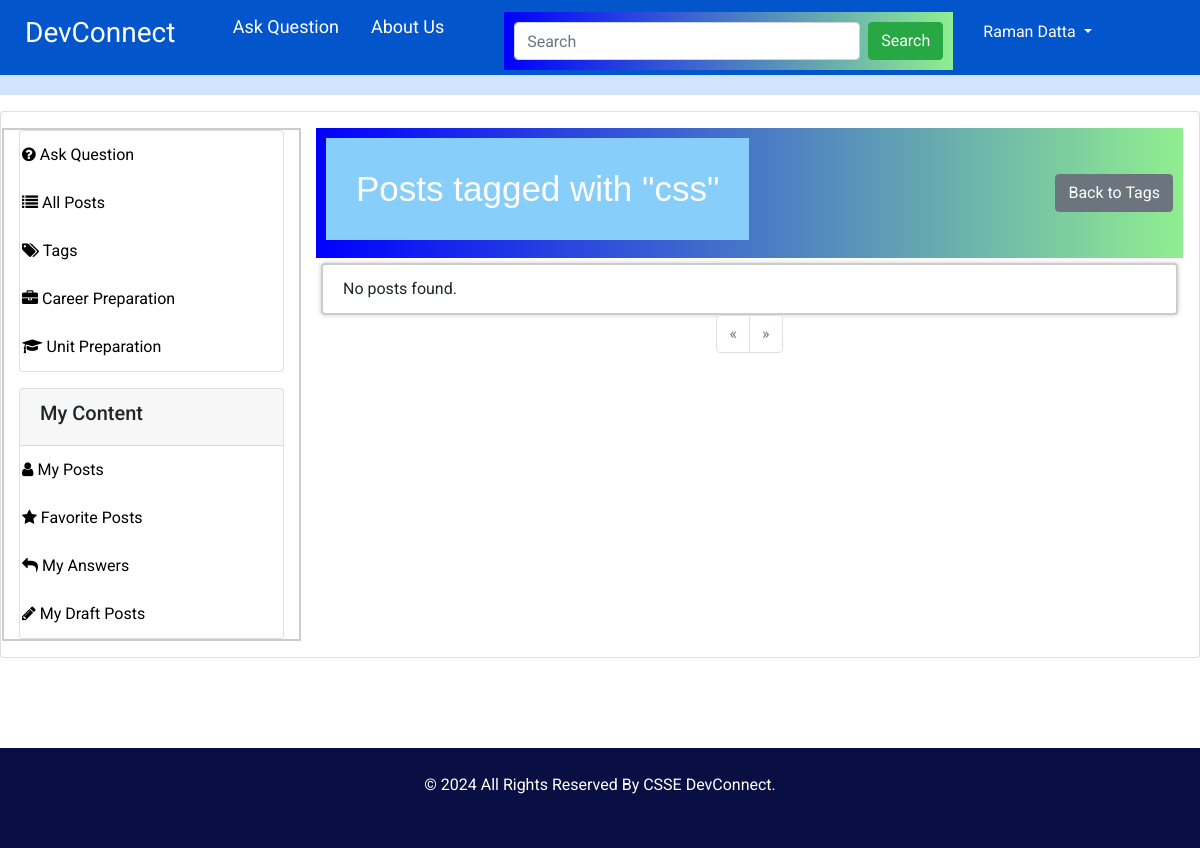
/tag/1 (signed in), run on an earlier commit of the app's database.
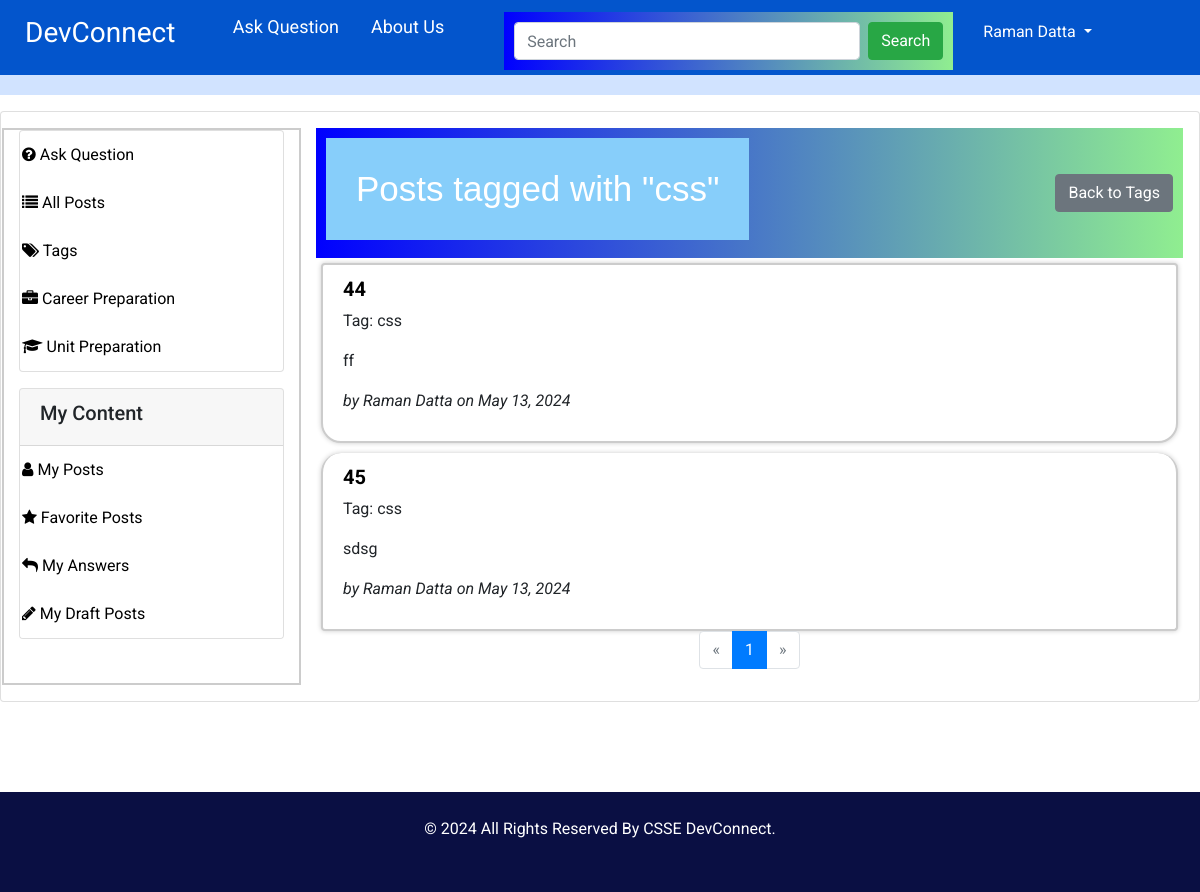
And on a later commit of the database.
### app/models/model.py (models this page shows, shortened)
class Posts(db.Model):
    __tablename__ = "posts"
    id = db.Column(db.Integer, primary_key=True)
    title = db.Column(db.String(255), nullable=False)
    content = db.Column(db.Text, nullable=False)
    author_id = db.Column(db.Integer, db.ForeignKey('users.id'))
    date_posted = db.Column(db.DateTime, default=datetime.utcnow)
    deleted = db.Column(db.Boolean, default=False)
    answered = db.Column(db.Boolean, default=False)
    tag_id = db.Column(db.Integer, db.ForeignKey('tags.id'))
    career_preparation = db.Column(db.Boolean, default=False)
    is_draft = db.Column(db.Boolean, default=False)  # New column to indicate if the post is a draft
    author = db.relationship('User', backref=db.backref('posts', lazy=True))
    tag = db.relationship('Tag', backref=db.backref('posts', lazy=True))

class Tag(db.Model):
    __tablename__ = "tags"
    id = db.Column(db.Integer, primary_key=True)
    tag = db.Column(db.String(100), nullable=False)

class User(UserMixin, db.Model):
    __tablename__ = "users"
    id = db.Column(db.Integer, primary_key=True)
    first_name = db.Column(db.String(100), nullable=False)
    last_name = db.Column(db.String(100), nullable=False)
    uwa_id = db.Column(db.String(100), unique=True, nullable=False)
    email = db.Column(db.String(100), unique=True, nullable=False)
    major = db.Column(db.String(100), nullable=False)
    password_hash = db.Column(db.String(200), nullable=False)
    user_image = db.Column(db.String(200))
    is_disabled = db.Column(db.Boolean, default=False)
    timestamp = db.Column(db.DateTime, default=datetime.utcnow)
    role = db.Column(db.String(100))
    @property
    def is_active(self):
        return not self.is_disabled

### app/controllers/main_controller.py (the view)
@main.route("/tag/<int:tag_id>")
@login_required
def posts_by_tag(tag_id):
    tag = Tag.query.get_or_404(tag_id)
    page = request.args.get('page', 1, type=int)
    posts_query = Posts.query.filter_by(tag_id=tag_id, is_draft=False).order_by(Posts.date_posted.desc())
    pagination = posts_query.paginate(page=page, per_page=10, error_out=False)
    posts = pagination.items
    return render_template("main/posts_by_tag.html", tag=tag, posts=posts, pagination=pagination)

### app/__init__.py (called while the page is built)
def create_app(config_class=Config):
    app = Flask(__name__)
    ckeditor = CKEditor(app)
    app.config.from_object(config_class)
    db.init_app(app)
    migrate.init_app(app, db)
    mail.init_app(app)
    login_manager.init_app(app)  # Attach LoginManager to the app
    login_manager.login_view = 'auth.login'  # Define the login view
    login_manager.login_message = "Please log in to access this page."  # Optional: Customize the login message
    @login_manager.user_loader
    def load_user(user_id):
        from app.models.model import User  # Import inside to avoid circular import issues
        user = User.query.get(int(user_id))
        return user
    from app.controllers.auth_controller import auth
    from app.controllers.main_controller import main
    app.register_blueprint(auth, url_prefix='/auth')
    app.register_blueprint(main)
    return app

### app/templates/main/posts_by_tag.html (shortened to what this page needs)
{% extends "includes/layout.html" %}
{% block content %}
<div class="card p-3 mt-3">
    <div class="row">
        {% include "includes/sidebar.html" %}
        <div class="col-md-9">
            <div class="d-flex justify-content-between align-items-center">
                <h1>Posts tagged with "{{ tag.tag }}"</h1>
                <a href="{{ url_for('main.tags') }}" class="btn btn-secondary">Back to Tags</a>
            </div>
            <ul class="list-group" id="posts-list">
                {% for post in posts %}
                <li class="list-group-item">
                    <h5><a href="{{ url_for('main.view_post', post_id=post.id, origin='tag', tag_id=tag.id) }}">{{ post.title }}</a></h5>
                    <p>Tag: {{ post.tag.tag if post.tag else 'N/A' }}</p>
                    <p>{{ post.content|safe }}</p>
                    <p class="authorpost">by <span class="author_n">{{ post.author.first_name }} {{ post.author.last_name }}</span> on {{ post.date_posted.strftime('%B %d, %Y') }}</p>
                </li>
                {% endfor %}
                {% if not posts %}
                <li class="list-group-item">No posts found.</li>
                {% endif %}
            </ul>
            <nav aria-label="Page navigation">
                <ul class="pagination justify-content-center">
                    {% if pagination.has_prev %}
                    <li class="page-item">
                        <a class="page-link" href="{{ url_for('main.posts_by_tag', tag_id=tag.id, page=pagination.prev_num) }}" aria-label="Previous">
                            <span aria-hidden="true">&laquo;</span>
                        </a>
                    </li>
                    {% else %}
                    <li class="page-item disabled">
                        <a class="page-link" href="#" aria-label="Previous">
                            <span aria-hidden="true">&laquo;</span>
                        </a>
                    </li>
                    {% endif %}
                    {% for page_num in pagination.iter_pages() %}
                    <li class="page-item {% if page_num == pagination.page %}active{% endif %}">
                        <a class="page-link" href="{{ url_for('main.posts_by_tag', tag_id=tag.id, page=page_num) }}">{{ page_num }}</a>
                    </li>
                    {% endfor %}
                    {% if pagination.has_next %}
                    <li class="page-item">
                        <a class="page-link" href="{{ url_for('main.posts_by_tag', tag_id=tag.id, page=pagination.next_num) }}" aria-label="Next">
                            <span aria-hidden="true">&raquo;</span>
                        </a>
                    </li>
                    {% else %}
                    <li class="page-item disabled">
                        <a class="page-link" href="#" aria-label="Next">
                            <span aria-hidden="true">&raquo;</span>
                        </a>
                    </li>
                    {% endif %}
                </ul>
            </nav>
        </div>
    </div>
</div>
{% endblock %}

What changed in the data, as far as the page shows it:
now on this page (row edited): Posts: title "44", tag "css", content "ff", author.first_name "Raman", author.last_name "Datta", date_posted "May 13, 2024"
now on this page (row edited): Posts: title "45", tag "css", content "sdsg", author.first_name "Raman", author.last_name "Datta", date_posted "May 13, 2024"
Also different on the page:
new list line: "1"
text no longer shown: "No posts found."
